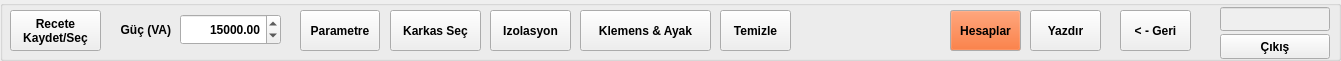
   <widget class="QGroupBox" name="groupBox_27">
    <property name="geometry">
     <rect>
      <x>4</x>
      <y>0</y>
      <width>1341</width>
      <height>61</height>
     </rect>
    </property>
    <property name="title">
     <string/>
    </property>
    <property name="flat">
     <bool>false</bool>
    </property>
    <widget class="QPushButton" name="pushButton_2">
     <property name="geometry">
      <rect>
       <x>1120</x>
       <y>10</y>
       <width>71</width>
       <height>41</height>
      </rect>
     </property>
     <property name="font">
      <font>
       <weight>75</weight>
       <bold>true</bold>
      </font>
     </property>
     <property name="text">
      <string>&lt; - Geri</string>
     </property>
    </widget>
    <widget class="QPushButton" name="pushButton_5">
     <property name="enabled">
      <bool>true</bool>
     </property>
     <property name="geometry">
      <rect>
       <x>10</x>
       <y>10</y>
       <width>91</width>
       <height>41</height>
      </rect>
     </property>
     <property name="font">
      <font>
       <weight>75</weight>
       <bold>true</bold>
      </font>
     </property>
     <property name="text">
      <string>Recete 
Kaydet/Seç</string>
     </property>
    </widget>
    <widget class="QLineEdit" name="lineEdit_user">
     <property name="enabled">
      <bool>false</bool>
     </property>
     <property name="geometry">
      <rect>
       <x>1220</x>
       <y>7</y>
       <width>110</width>
       <height>24</height>
      </rect>
     </property>
     <property name="alignment">
      <set>Qt::AlignCenter</set>
     </property>
    </widget>
    <widget class="QPushButton" name="pushButton_35">
     <property name="geometry">
      <rect>
       <x>1220</x>
       <y>34</y>
       <width>110</width>
       <height>25</height>
      </rect>
     </property>
     <property name="font">
      <font>
       <weight>75</weight>
       <bold>true</bold>
      </font>
     </property>
     <property name="text">
      <string>Çıkış</string>
     </property>
    </widget>
    <widget class="QPushButton" name="pushButton_4">
     <property name="geometry">
      <rect>
       <x>300</x>
       <y>10</y>
       <width>80</width>
       <height>41</height>
      </rect>
     </property>
     <property name="font">
      <font>
       <weight>75</weight>
       <bold>true</bold>
      </font>
     </property>
     <property name="text">
      <string>Parametre</string>
     </property>
    </widget>
    <widget class="QLabel" name="label_3">
     <property name="geometry">
      <rect>
       <x>100</x>
       <y>20</y>
       <width>71</width>
       <height>20</height>
      </rect>
     </property>
     <property name="font">
      <font>
       <weight>75</weight>
       <bold>true</bold>
      </font>
     </property>
     <property name="text">
      <string>Güç (VA)</string>
     </property>
     <property name="alignment">
      <set>Qt::AlignRight|Qt::AlignTrailing|Qt::AlignVCenter</set>
     </property>
    </widget>
    <widget class="QDoubleSpinBox" name="doubleSpinBox_guc">
     <property name="geometry">
      <rect>
       <x>180</x>
       <y>14</y>
       <width>101</width>
       <height>31</height>
      </rect>
     </property>
     <property name="font">
      <font>
       <weight>75</weight>
       <bold>true</bold>
      </font>
     </property>
     <property name="layoutDirection">
      <enum>Qt::LeftToRight</enum>
     </property>
     <property name="autoFillBackground">
      <bool>false</bool>
     </property>
     <property name="alignment">
      <set>Qt::AlignRight|Qt::AlignTrailing|Qt::AlignVCenter</set>
     </property>
     <property name="maximum">
      <double>999999.989999999990687</double>
     </property>
     <property name="value">
      <double>15000.000000000000000</double>
     </property>
    </widget>
    <widget class="QPushButton" name="pushButton_6">
     <property name="geometry">
      <rect>
       <x>390</x>
       <y>10</y>
       <width>91</width>
       <height>41</height>
      </rect>
     </property>
     <property name="font">
      <font>
       <weight>75</weight>
       <bold>true</bold>
      </font>
     </property>
     <property name="text">
      <string>Karkas Seç</string>
     </property>
    </widget>
    <widget class="QPushButton" name="pushButton_8">
     <property name="geometry">
      <rect>
       <x>490</x>
       <y>10</y>
       <width>81</width>
       <height>41</height>
      </rect>
     </property>
     <property name="font">
      <font>
       <weight>75</weight>
       <bold>true</bold>
      </font>
     </property>
     <property name="text">
      <string>Izolasyon</string>
     </property>
    </widget>
    <widget class="QPushButton" name="pushButton_klemens">
     <property name="enabled">
      <bool>true</bool>
     </property>
     <property name="geometry">
      <rect>
       <x>580</x>
       <y>10</y>
       <width>131</width>
       <height>41</height>
      </rect>
     </property>
     <property name="font">
      <font>
       <weight>75</weight>
       <bold>true</bold>
      </font>
     </property>
     <property name="text">
      <string>Klemens &amp;&amp; Ayak</string>
     </property>
    </widget>
    <widget class="QPushButton" name="pushButton_7">
     <property name="geometry">
      <rect>
       <x>1030</x>
       <y>10</y>
       <width>71</width>
       <height>41</height>
      </rect>
     </property>
     <property name="font">
      <font>
       <weight>75</weight>
       <bold>true</bold>
      </font>
     </property>
     <property name="text">
      <string>Yazdır</string>
     </property>
    </widget>
    <widget class="QPushButton" name="pushButton_13">
     <property name="geometry">
      <rect>
       <x>720</x>
       <y>10</y>
       <width>71</width>
       <height>41</height>
      </rect>
     </property>
     <property name="font">
      <font>
       <weight>75</weight>
       <bold>true</bold>
      </font>
     </property>
     <property name="text">
      <string>Temizle</string>
     </property>
    </widget>
    <widget class="QPushButton" name="pushButton">
     <property name="enabled">
      <bool>true</bool>
     </property>
     <property name="geometry">
      <rect>
       <x>950</x>
       <y>10</y>
       <width>71</width>
       <height>41</height>
      </rect>
     </property>
     <property name="palette">
      <palette>
       <active>
        <colorrole role="Button">
         <brush brushstyle="SolidPattern">
          <color alpha="255">
           <red>239</red>
           <green>86</green>
           <blue>15</blue>
          </color>
         </brush>
        </colorrole>
       </active>
       <inactive>
        <colorrole role="Button">
         <brush brushstyle="SolidPattern">
          <color alpha="255">
           <red>239</red>
           <green>86</green>
           <blue>15</blue>
          </color>
         </brush>
        </colorrole>
       </inactive>
       <disabled>
        <colorrole role="Button">
         <brush brushstyle="SolidPattern">
          <color alpha="255">
           <red>239</red>
           <green>86</green>
           <blue>15</blue>
          </color>
         </brush>
        </colorrole>
       </disabled>
      </palette>
     </property>
     <property name="font">
      <font>
       <weight>75</weight>
       <bold>true</bold>
      </font>
     </property>
     <property name="text">
      <string>Hesaplar</string>
     </property>
    </widget>
   </widget>
